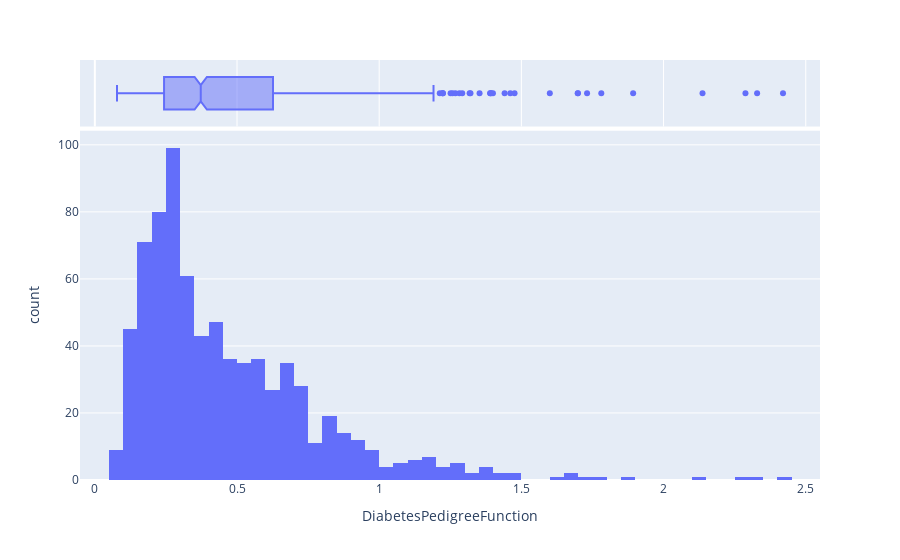

The code cell stored with this chart in its notebook:
### Code cell
# DiabetesPedigreeFunction column

fig = px.histogram(df_1['DiabetesPedigreeFunction'], x="DiabetesPedigreeFunction", marginal="box")
fig.show()

### Figure 1 — Plotly figure (JSON) as saved in the notebook; plotly's stock layout.template omitted (floating-point values rounded to 4 significant figures; data arrays with more than 128 entries replaced by an {"elided": "..."} marker saying what was removed)
{"data": [{"alignmentgroup": "True", "bingroup": "x", "hovertemplate": "DiabetesPedigreeFunction=%{x}<br>count=%{y}<extra></extra>", "legendgroup": "", "marker": {"color": "#636efa", "pattern": {"shape": ""}}, "name": "", "offsetgroup": "", "orientation": "v", "showlegend": false, "type": "histogram", "x": {"elided": "768 float values"}, "xaxis": "x", "yaxis": "y"}, {"alignmentgroup": "True", "hovertemplate": "DiabetesPedigreeFunction=%{x}<extra></extra>", "legendgroup": "", "marker": {"color": "#636efa"}, "name": "", "notched": true, "offsetgroup": "", "showlegend": false, "type": "box", "x": {"elided": "768 float values"}, "xaxis": "x2", "yaxis": "y2"}], "layout": {"barmode": "relative", "legend": {"tracegroupgap": 0}, "margin": {"t": 60}, "xaxis": {"anchor": "y", "domain": [0, 1], "title": {"text": "DiabetesPedigreeFunction"}}, "xaxis2": {"anchor": "y2", "domain": [0, 1], "matches": "x", "showgrid": true, "showticklabels": false}, "yaxis": {"anchor": "x", "domain": [0, 0.8316], "title": {"text": "count"}}, "yaxis2": {"anchor": "x2", "domain": [0.8416, 1], "matches": "y2", "showgrid": false, "showline": false, "showticklabels": false, "ticks": ""}}}
